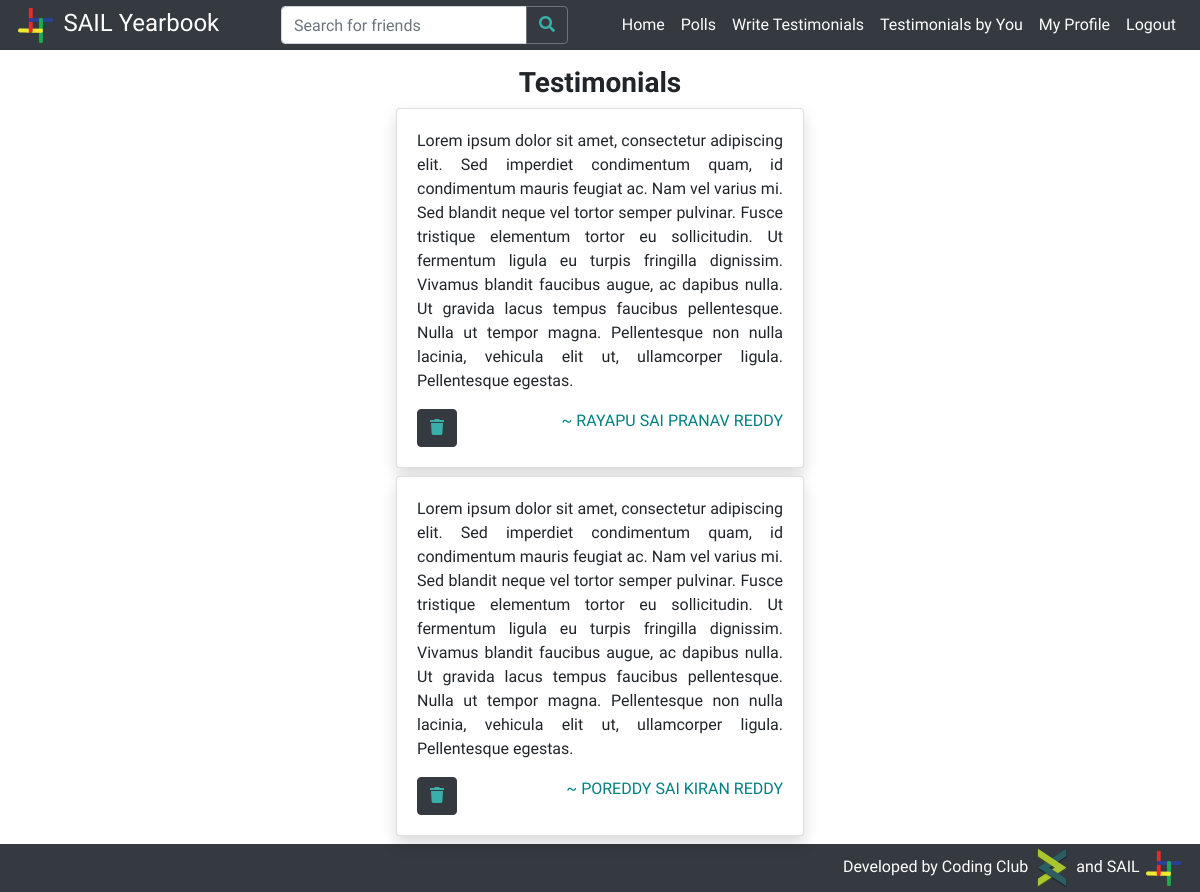
The app's page / (signed in) with its own data.
### students/models.py (models this page shows, shortened)
class Testimonial(models.Model):
    favourite = models.BooleanField(default=False)
    given_by = models.ForeignKey(Profile, null=True, on_delete=models.CASCADE, related_name='given_by')
    content = models.TextField(max_length = 1000)
    given_to = models.ForeignKey(Profile, null=True, on_delete=models.CASCADE, related_name='given_to')

class Profile(models.Model):
    btech = '01'
    mtech = '41'
    phd = '61'
    msc = '21'
    msr = '43'
    ma = '22'
    bdes = '02'
    mdes = '42'
    error = '00'
    program_values = (
        (btech, 'BTech'),
        (mtech, 'MTech'),
        (phd, 'PhD'),
        (msc, 'MSc'),
        (msr, 'MS-R'),
        (ma, 'MA'),
        (bdes, 'BDes'),
        (mdes, 'MDes'),
        (error, 'Error')
    )
    cse = '01'
    ece = '02'
    me = '03'
    ce = '04'
    dd = '05'
    bsbe = '06'
    cl = '07'
    cst = '22'
    eee = '08'
    ma = '23'
    ph = '21'
    rt = '54'
    hss = '41'
    enc = '51'
    env = '52'
    nt = '53'
    lst = '55'
    department_values = (
        (cse, 'Computer Science & Engineering'),
        (ece, 'Electronics & Communication Engineering'),
        (me, 'Mechanical Engineering'),
        (ce, 'Civil Engineering'),
        (dd, 'Design'),
        (bsbe, 'Biosciences & Bioengineering'),
        (cl, 'Chemical Engineering'),
        (cst, 'Chemical Science & Technology'),
        (eee, 'Electronics & Electrical Engineering'),
        (ma, 'Mathematics & Computing'),
        (ph, 'Engineering Physics'),
        (rt, 'Rural Technology'),
        (hss, 'Humanities & Social Sciences'),
        (enc, 'Centre for Energy'),
        (env, 'Centre for Environment'),
        (nt, 'Centre for Nanotechnology'),
        (lst, 'Centre for Linguistic Science & Technology'),
        (error, 'Error')
    )
    profile_pic = models.ImageField(upload_to='profile_pics/', default='profile_pics/no-profile-pic.png')
    user = models.ForeignKey(User, on_delete=models.CASCADE)
    full_name = models.CharField(max_length=100)
    rollno = models.IntegerField()
    program = models.CharField(max_length=2, choices=program_values)
    department = models.CharField(max_length=3, choices=department_values)
    bio = models.TextField(max_length=1000)
    graduating = models.BooleanField(default=False)

### students/views.py (the view)
# urls.py: 2. Add a URL to urlpatterns:  path('', views.home, name='home')
@login_required
def home(request):
    if request.method == 'GET':
        if request.user and not request.user.is_anonymous:
            logged_in = True
        else:
            logged_in = False
        if logged_in:
            user = User.objects.filter(username=request.user.username).first()
            poll_questions = PollQuestion.objects.all().order_by("question")
            polls = {}
            if user.is_superuser:
                for question in poll_questions:
                    answers = PollAnswer.objects.filter(question=question)
                    answers_count = answers.count()
                    poll_dict = {}
                    for answer in answers:
                        if answer.answer in poll_dict.keys():
                            poll_dict[answer.answer].append(answer.voted_by)
                        else:
                            poll_dict[answer.answer] = [answer.voted_by]
                    polls[(question, answers_count)] = sorted(poll_dict.items(), key=votes_sort_key, reverse=True)
                context = {
                    'polls': polls,
                    'user': user,
                    'logged_in': logged_in
                }
                return render(request, 'admin_home.html', context)
            else:
                user_profile = Profile.objects.filter(user=user).first()
                if not user_profile.graduating:
                    context = {
                        'user': user,
                        'user_profile': user_profile,
                        'logged_in': logged_in
                    }
                    return render(request, 'polls.html', context)
                else:
                    testimonials = Testimonial.objects.filter(given_to=user_profile).order_by('-id')
                    for question in poll_questions:
                        answers = PollAnswer.objects.filter(question=question)
                        myanswer = answers.filter(voted_by=user_profile).first()
                        if myanswer:
                            myanswer = myanswer.answer
                        else:
                            myanswer = None
                        poll_nominees = []
                        for answer in answers:
                            if answer.answer not in poll_nominees:
                                poll_nominees.append(answer.answer)
                        polls[(question, myanswer)] = sorted(poll_nominees, key=nominees_sort_key)
                    context = {
                        'testimonials': testimonials,
                        'polls': polls,
                        'user': user,
                        'user_profile': user_profile,
                        'logged_in': logged_in
                    }
                    return render(request, 'home.html', context)
        else:
            return HttpResponseRedirect(reverse('login'))
    else:
        return error404(request)

### students/views.py (called while the page is built)
def nominees_sort_key(item):
    return item.full_name

### students/templates/home.html (shortened to what this page needs)
{% extends 'base.html' %}
{% block content %}
    <div class="container-fluid">
        <div class="row">
            {% if user_profile.graduating %}
                <div class="col-xl-5 col-lg-12 mx-xl-auto">
                    <h3 class="text-center" style="font-weight:bold;">Testimonials</h3>
                    <div class="container-fluid">
                        {% for testimonial in testimonials %}
                            <div class="card shadow my-2 mx-lg-3" id="testimonial-{{ testimonial.id }}">
                                <div class="card-body">
                                    <p class="card-text text-justify">{{ testimonial.content | linebreaksbr }}</p>
                                    <p class="float-left my-0">
                                        <button class="btn btn-dark" onclick="deleteTestimonial({{ testimonial.id }})" data-toggle="tooltip" title="Delete the testimonial from your profile.">
                                            <i class="fas fa-trash" style="color: #3aafa9;"></i></button>
                                    </p>
                                    <p class="float-right my-0">
                                        <a href="{% url 'profile' testimonial.given_by.user.username %}">
                                            ~ {{ testimonial.given_by.full_name }}
                                        </a>
                                    </p>
                                </div>
                            </div>
                        {% endfor %}
                    </div>
                </div>
            {% else %}
                <div class="col-xl-3"></div>
                <div class="col-xl-6">
                    <h2 class="text-center">Search for the graduating batch students, above to give testimonials.</h2>
                </div>
                <div class="col-xl-3"></div>
            {% endif %}
    </div>
    </div>
{% endblock %}

### students/templates/base.html (style rules this page uses)
a { color: teal; }
body { padding-top: 50px; }

### records on screen
Testimonial: content "Lorem ipsum dolor sit amet, consectetur adipiscing elit. Sed imperdiet condimentum quam, id condimentum mauris feugiat ac. Nam vel varius mi. Sed blandit neque vel tortor semper pulvinar. Fusce tristique elementum tortor eu sollicitudin. Ut fermentum ligula eu turpis fringilla dignissim. Vivamus blandit faucibus augue, ac dapibus nulla. Ut gravida lacus tempus faucibus pellentesque. Nulla ut tempor magna. Pellentesque non nulla lacinia, vehicula elit ut, ullamcorper ligula. Pellentesque egestas.", given_by.full_name "RAYAPU SAI PRANAV REDDY"
Testimonial: content "Lorem ipsum dolor sit amet, consectetur adipiscing elit. Sed imperdiet condimentum quam, id condimentum mauris feugiat ac. Nam vel varius mi. Sed blandit neque vel tortor semper pulvinar. Fusce tristique elementum tortor eu sollicitudin. Ut fermentum ligula eu turpis fringilla dignissim. Vivamus blandit faucibus augue, ac dapibus nulla. Ut gravida lacus tempus faucibus pellentesque. Nulla ut tempor magna. Pellentesque non nulla lacinia, vehicula elit ut, ullamcorper ligula. Pellentesque egestas.", given_by.full_name "POREDDY SAI KIRAN REDDY"
